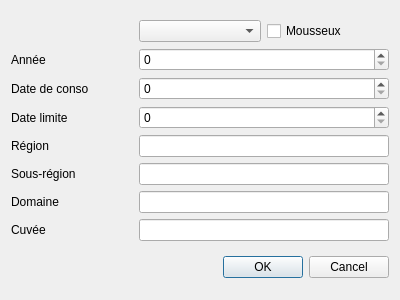
<?xml version="1.0" encoding="UTF-8"?>
<ui version="4.0">
 <class>DialogBottle</class>
 <widget class="QDialog" name="DialogBottle">
  <property name="geometry">
   <rect>
    <x>0</x>
    <y>0</y>
    <width>400</width>
    <height>300</height>
   </rect>
  </property>
  <property name="windowTitle">
   <string>Dialog</string>
  </property>
  <layout class="QVBoxLayout" name="verticalLayout">
   <item>
    <layout class="QGridLayout" name="gridLayout">
     <item row="6" column="0">
      <widget class="QLabel" name="label_11">
       <property name="text">
        <string>Domaine</string>
       </property>
      </widget>
     </item>
     <item row="0" column="1">
      <widget class="QComboBox" name="comboBoxCouleur"/>
     </item>
     <item row="1" column="0">
      <widget class="QLabel" name="label">
       <property name="text">
        <string>Année</string>
       </property>
      </widget>
     </item>
     <item row="0" column="2">
      <widget class="QCheckBox" name="checkBoxMousseux">
       <property name="text">
        <string>Mousseux</string>
       </property>
      </widget>
     </item>
     <item row="4" column="0">
      <widget class="QLabel" name="label_4">
       <property name="text">
        <string>Région</string>
       </property>
      </widget>
     </item>
     <item row="4" column="1" colspan="2">
      <widget class="QLineEdit" name="lineEditRegion"/>
     </item>
     <item row="3" column="0">
      <widget class="QLabel" name="label_3">
       <property name="text">
        <string>Date limite</string>
       </property>
      </widget>
     </item>
     <item row="5" column="0">
      <widget class="QLabel" name="label_5">
       <property name="text">
        <string>Sous-région</string>
       </property>
      </widget>
     </item>
     <item row="5" column="1" colspan="2">
      <widget class="QLineEdit" name="lineEditSousRegion"/>
     </item>
     <item row="6" column="1" colspan="2">
      <widget class="QLineEdit" name="lineEditDomaine"/>
     </item>
     <item row="1" column="1" colspan="2">
      <widget class="QSpinBox" name="spinBoxAnnee">
       <property name="maximum">
        <number>2999</number>
       </property>
      </widget>
     </item>
     <item row="2" column="0">
      <widget class="QLabel" name="label_2">
       <property name="text">
        <string>Date de conso</string>
       </property>
      </widget>
     </item>
     <item row="3" column="1" colspan="2">
      <widget class="QSpinBox" name="spinBoxAnneeLimite">
       <property name="maximum">
        <number>2999</number>
       </property>
      </widget>
     </item>
     <item row="2" column="1" colspan="2">
      <widget class="QSpinBox" name="spinBoxAnneeConso">
       <property name="maximum">
        <number>2999</number>
       </property>
      </widget>
     </item>
     <item row="7" column="0">
      <widget class="QLabel" name="label_12">
       <property name="text">
        <string>Cuvée</string>
       </property>
      </widget>
     </item>
     <item row="7" column="1" colspan="2">
      <widget class="QLineEdit" name="lineEditCuvee"/>
     </item>
    </layout>
   </item>
   <item>
    <widget class="QDialogButtonBox" name="buttonBox">
     <property name="orientation">
      <enum>Qt::Horizontal</enum>
     </property>
     <property name="standardButtons">
      <set>QDialogButtonBox::Cancel|QDialogButtonBox::Ok</set>
     </property>
    </widget>
   </item>
  </layout>
 </widget>
 <resources/>
 <connections>
  <connection>
   <sender>buttonBox</sender>
   <signal>accepted()</signal>
   <receiver>DialogBottle</receiver>
   <slot>accept()</slot>
   <hints>
    <hint type="sourcelabel">
     <x>248</x>
     <y>254</y>
    </hint>
    <hint type="destinationlabel">
     <x>157</x>
     <y>274</y>
    </hint>
   </hints>
  </connection>
  <connection>
   <sender>buttonBox</sender>
   <signal>rejected()</signal>
   <receiver>DialogBottle</receiver>
   <slot>reject()</slot>
   <hints>
    <hint type="sourcelabel">
     <x>316</x>
     <y>260</y>
    </hint>
    <hint type="destinationlabel">
     <x>286</x>
     <y>274</y>
    </hint>
   </hints>
  </connection>
 </connections>
</ui>
